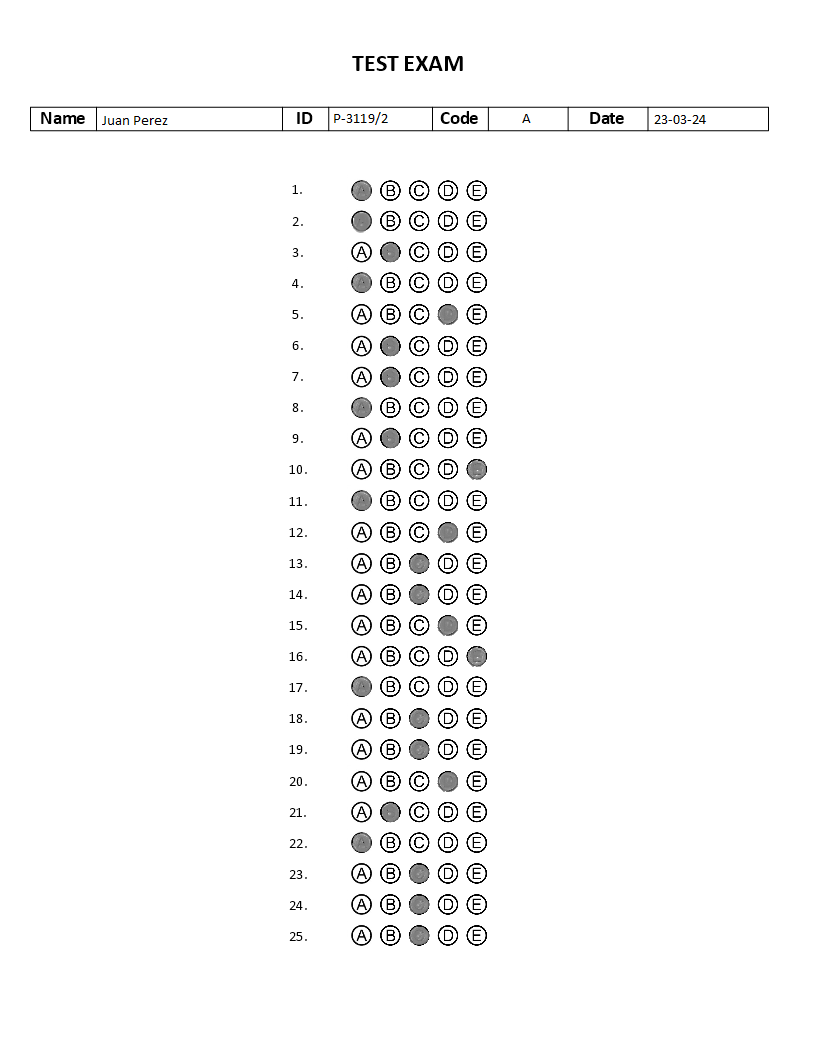
#> input picture multiple_choice_1.png, 816 x 1056 px
$ python TP1_PDI_ej_2.py   (older library calls are emulated)
#> lines starting #> are read from the running program, lines starting #| are printed output that depends on the picture
import cv2
import numpy as np
from PIL import Image, ImageOps
from matplotlib import pyplot as plt

# Carga de imágenes en escala de grises
examen_1 = cv2.imread('multiple_choice_1.png', cv2.IMREAD_GRAYSCALE)
#> examen_1: shape (1056, 816); min 0, max 255, mean 248.3
examen_2 = cv2.imread('multiple_choice_2.png', cv2.IMREAD_GRAYSCALE)
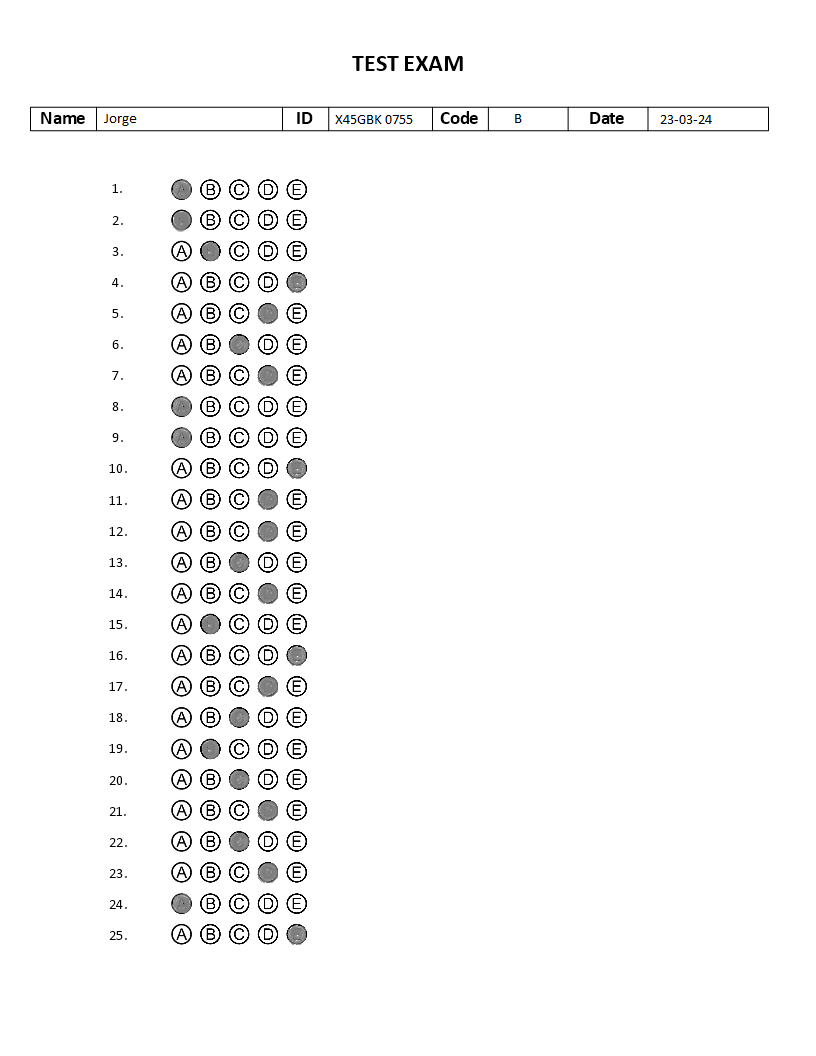
#> input picture multiple_choice_2.png, 816 x 1056 px
#> examen_2: shape (1056, 816); min 0, max 255, mean 248.3
examen_3 = cv2.imread('multiple_choice_3.png', cv2.IMREAD_GRAYSCALE)
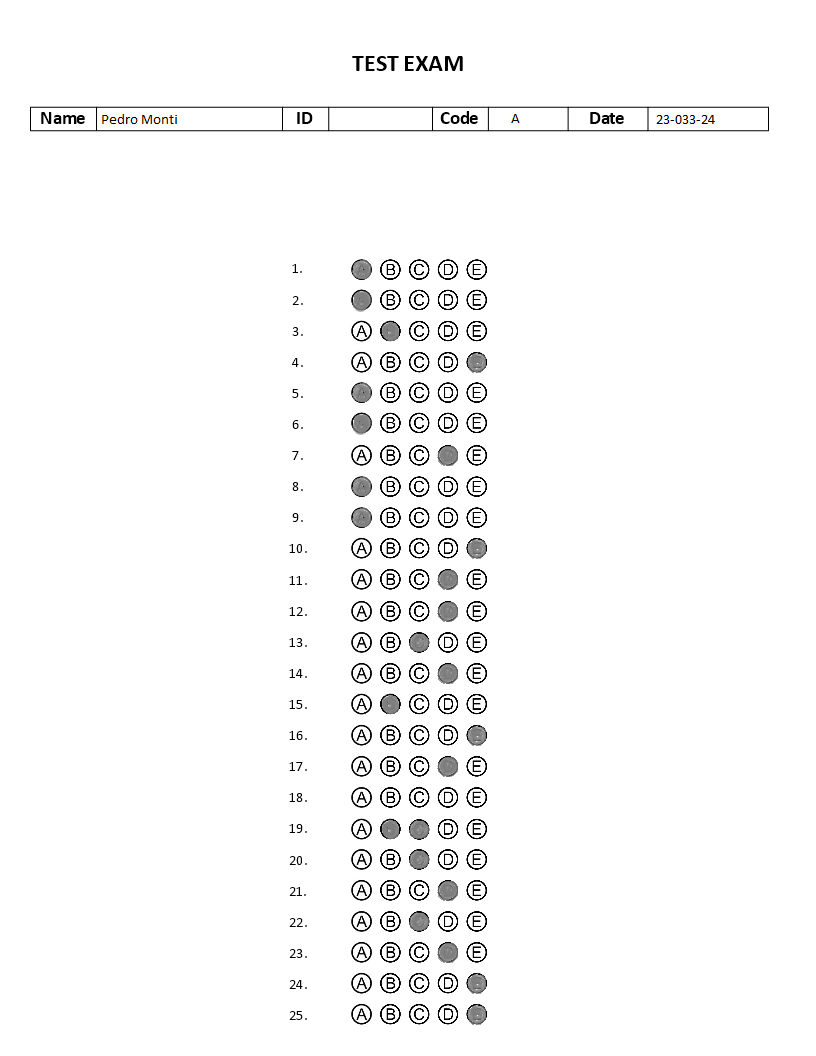
#> input picture multiple_choice_3.png, 816 x 1056 px
#> examen_3: shape (1056, 816); min 0, max 255, mean 248.3
examen_4 = cv2.imread('multiple_choice_4.png', cv2.IMREAD_GRAYSCALE)
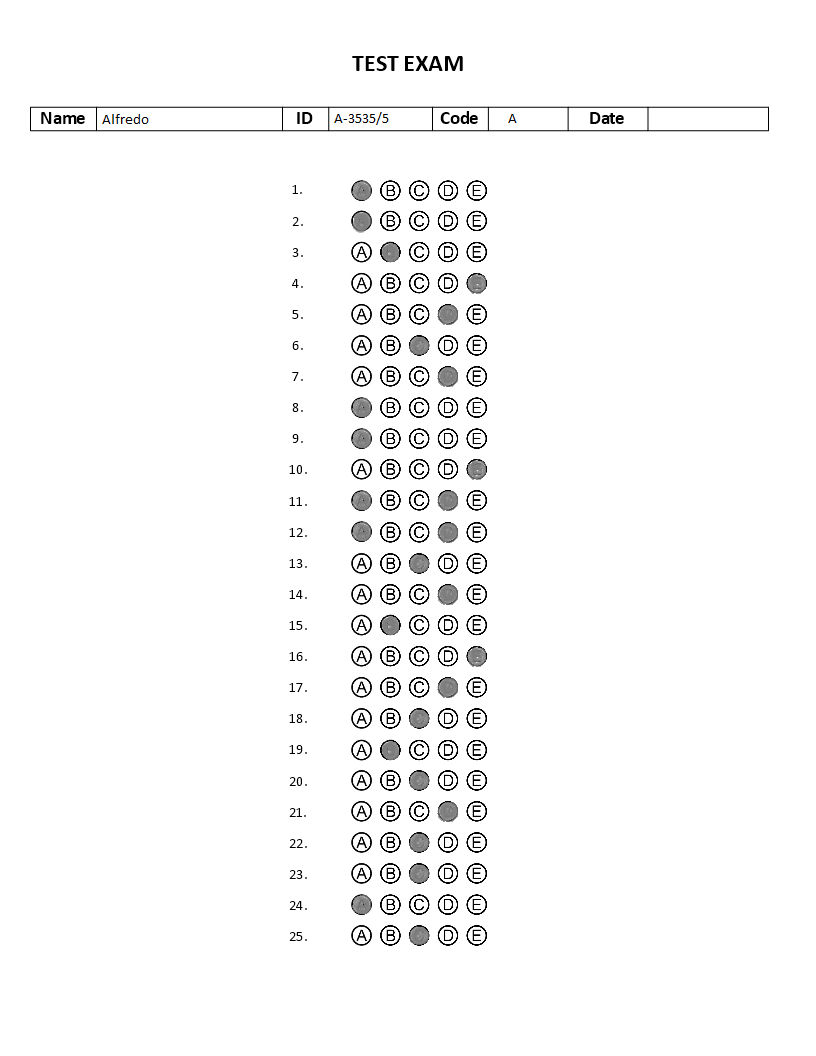
#> input picture multiple_choice_4.png, 816 x 1056 px
#> examen_4: shape (1056, 816); min 0, max 255, mean 248.3
examen_5 = cv2.imread('multiple_choice_5.png', cv2.IMREAD_GRAYSCALE)
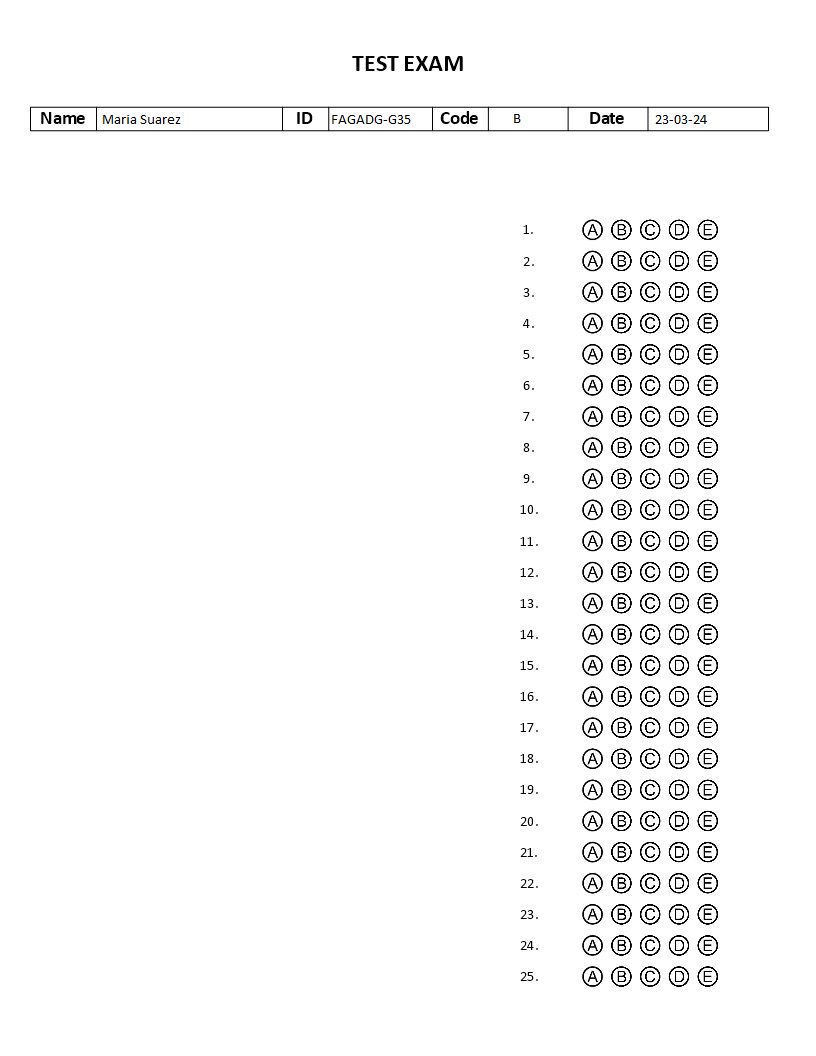
#> input picture multiple_choice_5.png, 816 x 1056 px
#> examen_5: shape (1056, 816); min 0, max 255, mean 248.7

# Diccionario de respuestas correctas del examen
respuestas_correctas_examen = {1: 1, 2: 1, 3: 2, 4: 1, 5: 4, 6: 2, 7: 2, 8: 3, 9: 2, 10: 1, 11: 4, 12: 1, 13: 3, 14: 3, 15: 4, 16: 2, 17: 1, 18: 3, 19: 3, 20: 4, 21: 2, 22: 1, 23: 3, 24: 3, 25: 3}

examenes = [examen_1, examen_2, examen_3, examen_4, examen_5]

# Función para mostrar imágenes
def imshow(img, new_fig=True, title=None, color_img=False, blocking=False, colorbar=True, ticks=False):
    if new_fig:
        plt.figure()
    if color_img:
        plt.imshow(img)
    else:
        plt.imshow(img, cmap='gray')
    plt.title(title)
    if not ticks:
        plt.xticks([]), plt.yticks([])
    if colorbar:
        plt.colorbar()
    if new_fig:
        plt.show(block=blocking)

# Función para extraer campos de encabezado y opciones de múltiple elección
def campos_ecabezado_y_multiple_choise(imagen_bool):
    # Suma de valores en cada fila para encontrar el contenido de cada una
    img_rows = np.sum(imagen_bool, 1)

    # Filas que superan un cierto umbral de contenido
    filas_validas = img_rows > 500

    # Obtención de índices de todas las filas válidas
    indices_validos = np.where(filas_validas)[0]

    umbral_espacio = 22

    # Bucle para encontrar los índices de los espacios
    for i in range(1, len(indices_validos)):
        if indices_validos[i] - indices_validos[i - 1] > umbral_espacio:
            primer_espacio_index = i
            break

    # Índices inicial y final antes y después del espacio de interés
    indice_inicial = indices_validos[primer_espacio_index - 1] + 1
    indice_final = indices_validos[primer_espacio_index] - 1
    img_final = imagen_bool[indice_inicial:indice_final]

    # Suma de valores en cada columna para encontrar el contenido de cada una
    img_cols = np.sum(img_final, 0)
    umbral_columna_valida = 19
    columnas_validas = img_cols > umbral_columna_valida

    inicio_sub_imgs = []
    fin_sub_imgs = []

    # Identificación de áreas continuas de columnas no válidas
    i = 0
    while i < len(columnas_validas):
        if not columnas_validas[i]:
            inicio = i
            while i < len(columnas_validas) and not columnas_validas[i]:
                i += 1
            fin = i - 1
            inicio_sub_imgs.append(inicio)
            fin_sub_imgs.append(fin)
        i += 1

    # Extracción de campos específicos
    nombre = imagen_bool[indice_inicial:indice_final, inicio_sub_imgs[2]:fin_sub_imgs[2]]
    id = imagen_bool[indice_inicial:indice_final, inicio_sub_imgs[4]:fin_sub_imgs[4]]
    tipo = imagen_bool[indice_inicial:indice_final, inicio_sub_imgs[6]:fin_sub_imgs[6]]
    fecha = imagen_bool[indice_inicial:indice_final, inicio_sub_imgs[8]:fin_sub_imgs[8]]
    multi_choise = imagen_bool[indice_final + 2:, :]

    return nombre, id, tipo, fecha, multi_choise

# Función para obtener cantidad de palabras y caracteres en campos conectados
def comp_conectados_espacios(img):
    f_point = img
    f_point = f_point.astype(np.uint8)
    connectivity = 8
    num_labels, labels, stats, centroids = cv2.connectedComponentsWithStats(f_point, connectivity, cv2.CV_32S)
    caracteres = 0
    palabras = 0
    if  num_labels <= 2:
        caracteres = num_labels - 1
        palabras = num_labels - 1
    else:
        ind_ord = np.argsort(stats[:,0])
        stats_ord = stats[ind_ord]
        resultados = []
        for i in range(2,num_labels):
            fila_actual = stats_ord[i]
            fila_anterior = stats_ord[i - 1]
            suma = fila_actual[0] - (fila_anterior[0] + fila_anterior[2])
            resultados.append(suma)
        espacios = 0
        for valor in resultados:
            if valor >= 5:
                espacios += 1
        palabras = espacios + 1
        caracteres = num_labels + espacios - 1
    return caracteres, palabras

# Función para extraer respuestas del examen
def respuestas_examen(multiple_choice_binary):
    respuesta = []
    pregunta = []
    img_rows = np.sum(multiple_choice_binary, 1)

    umbral_columna_valida = 20
    columnas_validas = img_rows >= umbral_columna_valida
    x = np.diff(columnas_validas)
    renglones_indxs = np.argwhere(x)    # Esta variable contendrá todos los inicios y finales de los renglones
    renglones_indxs = renglones_indxs[1:]
    renglones_indxs = renglones_indxs.reshape((-1,2))

    # Recorrido para obtener el renglón de cada respuesta del 1 al 25
    for i in range(len(renglones_indxs)):
        renglon_val = multiple_choice_binary[renglones_indxs[i][0]:renglones_indxs[i][1], 0:1000]

        # Convertir a binario para Hugues Tranform
        binary_image = renglon_val.astype(np.uint8) * 255

        # Aplicación de la transformada de Hough circular
        circles = cv2.HoughCircles(binary_image, cv2.HOUGH_GRADIENT, dp=2, minDist=20, param1=50, param2=20, minRadius=10, maxRadius=20)

        # Ordenar por su valor en el eje X antes de revisar si están
        circles = sorted(circles[0, :], key=lambda circle: circle[0])

        # Redondeo de coordenadas para el bucle
        circles = np.uint16(np.around(circles))

        # Enumeración con una 4ta dimensión
        circles = [np.append(circle, x + 1) for x, circle in enumerate(circles)]

        circles = np.array(circles)

        # Crear una copia de la imagen original para dibujar los círculos
        output_image = cv2.cvtColor(binary_image, cv2.COLOR_GRAY2BGR)

        neighborhood_size = 10

        cuenta = 0

        for circle in circles:
            center = (circle[0], circle[1])
            radius = circle[2]
            # Dibujar el círculo en verde
            cv2.circle(output_image, center, radius, (0, 255, 0), 2)
            # Verificar si al menos una cantidad mínima de píxeles dentro del círculo están rellenos de blanco (255)
            x, y = circle[0], circle[1]
            neighborhood_x = slice(max(0, x - neighborhood_size), min(binary_image.shape[1], x + neighborhood_size + 1))
            neighborhood_y = slice(max(0, y - neighborhood_size), min(binary_image.shape[0], y + neighborhood_size + 1))
            neighborhood_pixels = binary_image[neighborhood_y, neighborhood_x]
            is_filled = np.count_nonzero(neighborhood_pixels == 255) >= neighborhood_pixels.size * 0.5  # Al menos el 50% de la vecindad debe estar rellena
            # Si el círculo está relleno de blanco, dibujar un contorno rojo
            if is_filled:
                guarda_pregunta = np.append(pregunta, i+1)
                guarda_respuesta = np.append(respuesta, circle[3])
                cv2.circle(output_image, center, radius, (0, 0, 255), 2)
                cuenta += 1

        if cuenta == 0 or cuenta > 1:

            pregunta = np.append(pregunta, i+1)
            respuesta = np.append(respuesta, 0)
        else:

            pregunta = guarda_pregunta
            respuesta = guarda_respuesta

    dic = dict(zip(pregunta, respuesta))

    return dic

# Función para validar campos de encabezado
def validacion_campos(examen):

    # Validación del nombre
    def name(nombre):
        caracteres, palabras = comp_conectados_espacios(nombre)
        result_name = "OK" if 1 < caracteres <= 25 and palabras > 1 else "MAL"
        return result_name

    # Validación del legajo
    def id(legajo):
        caracteres, palabras = comp_conectados_espacios(legajo)
        result_id = "OK" if caracteres == 8 and palabras == 1 else "MAL"
        return result_id

    # Validación del tipo
    def code(tipo):
        caracteres, palabras = comp_conectados_espacios(tipo)
        result_code = "OK" if caracteres == 1 else "MAL"
        return result_code

    # Validación de la fecha
    def date(dia):
        caracteres, palabras = comp_conectados_espacios(dia)
        result_date = "OK" if caracteres == 8 and palabras == 1 else "MAL"
        return result_date

    # Extracción de campos y múltiple elección
    nombre, legajo, tipo, dia, multi_choice = campos_ecabezado_y_multiple_choise(img_th)

    # Diccionario de validación de campos
    dic = {
        "Nombre y Apellido": name(nombre),
        "Legajo": id(legajo),
        "Código": code(tipo),
        "Fecha": date(dia)
    }

    return dic, multi_choice, nombre

# Función para corregir un examen
def correccion_examen(respuestas):
    correcciones = {}  # Diccionario para almacenar correcciones
    contador_ok = 0

    for clave in respuestas:
        if clave in respuestas_correctas_examen:
            if respuestas[clave] == respuestas_correctas_examen[clave]:
                correcciones[clave] = "OK"
                contador_ok += 1
            else:
                correcciones[clave] = "MAL"

    # Verificar si el estudiante aprobó (20 o más respuestas correctas)
    aprobado = contador_ok >= 20

    return correcciones, aprobado

# Inicialización de la variable de resultados
resultados_concatenados = None

# Bucle para procesar cada examen
for indice, examen in enumerate(examenes):

    # Umbralización de la imagen
    img_th = examen < 200

    # Validación de campos y extracción de opciones de múltiple elección
    dic_resultados_validacion, imagen_multi_choice, nombre = validacion_campos(img_th)

    # Extracción de respuestas del examen
    dic_respuestas_preguntas = respuestas_examen(imagen_multi_choice)

    # Corrección del examen y determinación de aprobación
    dic_examen_corregido, aprobado = correccion_examen(dic_respuestas_preguntas)

    # Convertir valores booleanos a valores en escala de grises
    if aprobado:
        nombre_resultado = 255 - nombre
    else:
        nombre_resultado = 255 + nombre

    # Concatenación de resultados
    if resultados_concatenados is None:
        resultados_concatenados = nombre_resultado
    else:
        resultados_concatenados = np.vstack((resultados_concatenados, nombre_resultado))

    # Impresión de resultados
    print("+------------------------+-----------+")
    print(f"|         EXAMEN {indice+1}                   |")
    print("+------------------------+-----------+")
    print("| Validación Campos      | Resultado |")
    print("+------------------------+-----------+")

    for campo, resultado in dic_resultados_validacion.items():
        print(f"| {campo:<22} |   {resultado:<7} |")
        print("+------------------------+-----------+")

    print("+------------------------+-----------+")
    print("|           Corrección               |")
    print("+------------------------+-----------+")
    print("| Preguntas              | Resultado |")
    print("+------------------------+-----------+")

    for pregunta, resultado in dic_examen_corregido.items():
        print(f"| {int(pregunta):<22} |   {resultado:<7} |")
        print("+------------------------+-----------+")

    print("")
#> (the run stopped early here; a loop or call above may not have finished)
